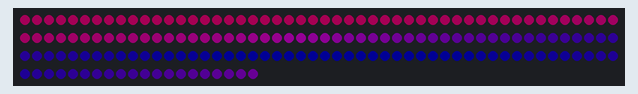
Recording of a sketch running on a simulated Arduino Uno, built with avr-gcc and run on an emulated ATmega328P. Shown: 170 RGB LEDs in strip order, left to right, continuing on the next row. Dim RGB values are drawn brighter than linear.

Above: at 0.12 s.
At 2.18 s:
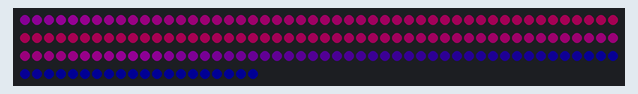
At 10.06 s:
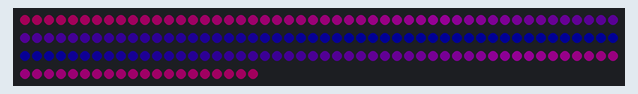
At 20.0 s:
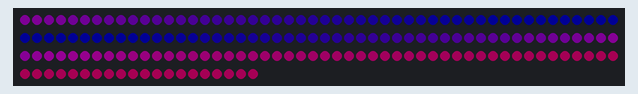
At 29.94 s:
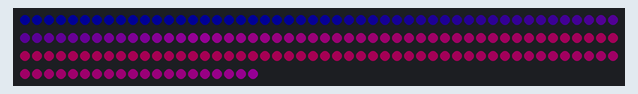
At 39.87 s:
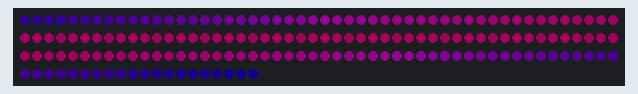

The sketch:

Final_Fading_Haze.ino
```cpp
#include <Adafruit_NeoPixel.h>

#define PIN 2

Adafruit_NeoPixel strip = Adafruit_NeoPixel(170, PIN, NEO_GRB + NEO_KHZ800);

void setup() {
strip.begin();
strip.setBrightness(40);  // Lower brightness and save eyeballs!
strip.show(); // Initialize all pixels to 'off'
}


void loop() {

//(0, 152, 38, 69); // Redish
//  (1,184, 90, 107); // hazy pink
//  (2, 154, 77, 112); // between pink and purple
//  (3, 87, 43, 78);   //purple
//(4, 61, 88, 137);  //blue
//
Wave(100); //calling the back the lower function
}


void Wave(uint8_t wait) {
int i, j, stripsize, cycle;
float ang, rsin, gsin, bsin, offset; //variable names

static int tick = 0;

stripsize = strip.numPixels();
cycle = stripsize * 20; // times around the circle...

while (++tick % cycle) {       //this is where things dint make sense no idea
  offset = map2PI(tick);

  for (i = 0; i < stripsize; i++) {
    ang = map2PI(i) - offset;
    rsin = sin(4.0 * ang / 5.0 + map2PI(int(stripsize/6)));  // purple  // color magic I kept playing with is until i got my two colors down
    //gsin = sin(4.0 * ang / 5.0 + map2PI(int(stripsize/6))); //green   //works like a color wheel
    bsin = sin(88); //blue
    strip.setPixelColor(i, strip.Color(trigScale(rsin), 0, trigScale(bsin)));

  }

  strip.show();
  delay(1);
}

}

/**
* Scale a value returned from a trig function to a byte value.
* [-1, +1] -> [0, 254]
* brightness levels of 254 and 255.
*/
byte trigScale(float val) {
val += 1.0; // move range to [0.0, 2.0]
val *= 127.0; // move range to [0.0, 254.0]

return int(val) & 255;
}

/**
* Map an integer so that [0, striplength] -> [0, 2PI]
*/
float map2PI(int i) {
return PI*2.0*float(i) / float(strip.numPixels());
}
```
